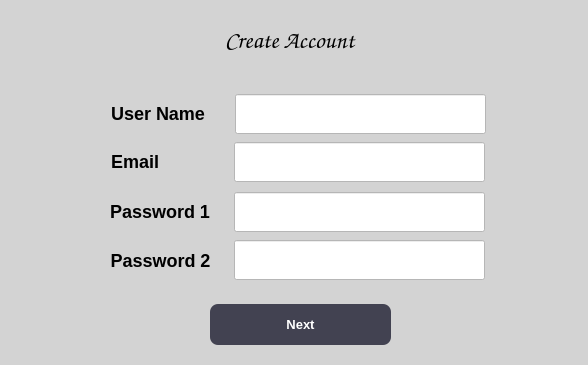
<?xml version="1.0" encoding="UTF-8"?>
<ui version="4.0">
 <class>Form</class>
 <widget class="QWidget" name="Form">
  <property name="geometry">
   <rect>
    <x>0</x>
    <y>0</y>
    <width>588</width>
    <height>365</height>
   </rect>
  </property>
  <property name="contextMenuPolicy">
   <enum>Qt::NoContextMenu</enum>
  </property>
  <property name="windowTitle">
   <string>Sigin Up</string>
  </property>
  <property name="windowIcon">
   <iconset>
    <normaloff>../images/icon.ico</normaloff>../images/icon.ico</iconset>
  </property>
  <property name="styleSheet">
   <string notr="true">background-color:lightgray;</string>
  </property>
  <widget class="QLabel" name="label_3">
   <property name="geometry">
    <rect>
     <x>110</x>
     <y>196</y>
     <width>100</width>
     <height>31</height>
    </rect>
   </property>
   <property name="contextMenuPolicy">
    <enum>Qt::DefaultContextMenu</enum>
   </property>
   <property name="toolTip">
    <string>This password used by the admin. The admin login administers the system.</string>
   </property>
   <property name="statusTip">
    <string/>
   </property>
   <property name="styleSheet">
    <string notr="true"/>
   </property>
   <property name="frameShadow">
    <enum>QFrame::Plain</enum>
   </property>
   <property name="lineWidth">
    <number>1</number>
   </property>
   <property name="text">
    <string>&lt;html&gt;&lt;head/&gt;&lt;body&gt;&lt;p&gt;&lt;span style=&quot; font-size:x-large; font-weight:600;&quot;&gt;Password 1&lt;/span&gt;&lt;/p&gt;&lt;/body&gt;&lt;/html&gt;</string>
   </property>
   <property name="alignment">
    <set>Qt::AlignCenter</set>
   </property>
   <property name="wordWrap">
    <bool>false</bool>
   </property>
   <property name="margin">
    <number>0</number>
   </property>
   <property name="indent">
    <number>-1</number>
   </property>
  </widget>
  <widget class="QLabel" name="label_4">
   <property name="geometry">
    <rect>
     <x>100</x>
     <y>245</y>
     <width>121</width>
     <height>31</height>
    </rect>
   </property>
   <property name="contextMenuPolicy">
    <enum>Qt::DefaultContextMenu</enum>
   </property>
   <property name="toolTip">
    <string>This password used by the staff. The staff cannot access the settings page.</string>
   </property>
   <property name="statusTip">
    <string/>
   </property>
   <property name="styleSheet">
    <string notr="true"/>
   </property>
   <property name="frameShadow">
    <enum>QFrame::Plain</enum>
   </property>
   <property name="lineWidth">
    <number>1</number>
   </property>
   <property name="text">
    <string>&lt;html&gt;&lt;head/&gt;&lt;body&gt;&lt;p&gt;&lt;span style=&quot; font-size:x-large; font-weight:600;&quot;&gt;Password 2&lt;/span&gt;&lt;/p&gt;&lt;/body&gt;&lt;/html&gt;</string>
   </property>
   <property name="alignment">
    <set>Qt::AlignCenter</set>
   </property>
   <property name="wordWrap">
    <bool>false</bool>
   </property>
   <property name="margin">
    <number>0</number>
   </property>
   <property name="indent">
    <number>-1</number>
   </property>
  </widget>
  <widget class="QLineEdit" name="user_name">
   <property name="geometry">
    <rect>
     <x>235</x>
     <y>94</y>
     <width>251</width>
     <height>40</height>
    </rect>
   </property>
   <property name="contextMenuPolicy">
    <enum>Qt::DefaultContextMenu</enum>
   </property>
   <property name="toolTip">
    <string>Enter the user name</string>
   </property>
   <property name="styleSheet">
    <string notr="true">background-color: white;</string>
   </property>
  </widget>
  <widget class="QLineEdit" name="password_1">
   <property name="geometry">
    <rect>
     <x>234</x>
     <y>192</y>
     <width>251</width>
     <height>40</height>
    </rect>
   </property>
   <property name="contextMenuPolicy">
    <enum>Qt::DefaultContextMenu</enum>
   </property>
   <property name="toolTip">
    <string>Admin Password</string>
   </property>
   <property name="styleSheet">
    <string notr="true">background-color: white;</string>
   </property>
   <property name="echoMode">
    <enum>QLineEdit::Password</enum>
   </property>
  </widget>
  <widget class="QLabel" name="label">
   <property name="geometry">
    <rect>
     <x>100</x>
     <y>98</y>
     <width>121</width>
     <height>31</height>
    </rect>
   </property>
   <property name="contextMenuPolicy">
    <enum>Qt::DefaultContextMenu</enum>
   </property>
   <property name="statusTip">
    <string/>
   </property>
   <property name="styleSheet">
    <string notr="true"/>
   </property>
   <property name="frameShadow">
    <enum>QFrame::Plain</enum>
   </property>
   <property name="lineWidth">
    <number>1</number>
   </property>
   <property name="text">
    <string>&lt;h2&gt;User Name &lt;/h2&gt;</string>
   </property>
   <property name="alignment">
    <set>Qt::AlignCenter</set>
   </property>
   <property name="wordWrap">
    <bool>false</bool>
   </property>
   <property name="margin">
    <number>0</number>
   </property>
   <property name="indent">
    <number>-1</number>
   </property>
  </widget>
  <widget class="QLabel" name="label_5">
   <property name="geometry">
    <rect>
     <x>119</x>
     <y>25</y>
     <width>341</width>
     <height>31</height>
    </rect>
   </property>
   <property name="font">
    <font>
     <family>Comic Sans MS</family>
    </font>
   </property>
   <property name="contextMenuPolicy">
    <enum>Qt::DefaultContextMenu</enum>
   </property>
   <property name="styleSheet">
    <string notr="true"/>
   </property>
   <property name="text">
    <string>&lt;html&gt;&lt;head/&gt;&lt;body&gt;&lt;p align=&quot;center&quot;&gt;&lt;span style=&quot; font-size:xx-large; font-weight:600;&quot;&gt;Create Account&lt;/span&gt;&lt;/p&gt;&lt;/body&gt;&lt;/html&gt;</string>
   </property>
  </widget>
  <widget class="QLabel" name="label_2">
   <property name="geometry">
    <rect>
     <x>100</x>
     <y>146</y>
     <width>70</width>
     <height>31</height>
    </rect>
   </property>
   <property name="contextMenuPolicy">
    <enum>Qt::DefaultContextMenu</enum>
   </property>
   <property name="statusTip">
    <string/>
   </property>
   <property name="styleSheet">
    <string notr="true"/>
   </property>
   <property name="frameShadow">
    <enum>QFrame::Plain</enum>
   </property>
   <property name="lineWidth">
    <number>1</number>
   </property>
   <property name="text">
    <string>&lt;html&gt;&lt;head/&gt;&lt;body&gt;&lt;p&gt;&lt;span style=&quot; font-size:x-large; font-weight:600;&quot;&gt;Email&lt;/span&gt;&lt;/p&gt;&lt;/body&gt;&lt;/html&gt;</string>
   </property>
   <property name="alignment">
    <set>Qt::AlignCenter</set>
   </property>
   <property name="wordWrap">
    <bool>false</bool>
   </property>
   <property name="margin">
    <number>0</number>
   </property>
   <property name="indent">
    <number>-1</number>
   </property>
  </widget>
  <widget class="QPushButton" name="next_btn">
   <property name="geometry">
    <rect>
     <x>210</x>
     <y>304</y>
     <width>181</width>
     <height>41</height>
    </rect>
   </property>
   <property name="contextMenuPolicy">
    <enum>Qt::DefaultContextMenu</enum>
   </property>
   <property name="styleSheet">
    <string notr="true">width:100%;
height:48px;
background-color:#424251;
color:white;
border:1 px SOLID white;
border-radius:8px;
font-weight:900;
font-size:13px;</string>
   </property>
   <property name="text">
    <string>Next</string>
   </property>
   <property name="icon">
    <iconset theme="login">
     <normaloff>../../../../.designer/backup</normaloff>../../../../.designer/backup</iconset>
   </property>
  </widget>
  <widget class="QLineEdit" name="email">
   <property name="geometry">
    <rect>
     <x>234</x>
     <y>142</y>
     <width>251</width>
     <height>40</height>
    </rect>
   </property>
   <property name="contextMenuPolicy">
    <enum>Qt::DefaultContextMenu</enum>
   </property>
   <property name="toolTip">
    <string>Enter The Email</string>
   </property>
   <property name="styleSheet">
    <string notr="true">background-color: white;</string>
   </property>
  </widget>
  <widget class="QLabel" name="error_message">
   <property name="geometry">
    <rect>
     <x>239</x>
     <y>71</y>
     <width>241</width>
     <height>20</height>
    </rect>
   </property>
   <property name="contextMenuPolicy">
    <enum>Qt::DefaultContextMenu</enum>
   </property>
   <property name="styleSheet">
    <string notr="true">color: rgb(170, 0, 0);</string>
   </property>
   <property name="text">
    <string/>
   </property>
  </widget>
  <widget class="QLineEdit" name="password_2">
   <property name="geometry">
    <rect>
     <x>234</x>
     <y>240</y>
     <width>251</width>
     <height>40</height>
    </rect>
   </property>
   <property name="contextMenuPolicy">
    <enum>Qt::DefaultContextMenu</enum>
   </property>
   <property name="toolTip">
    <string>Staff Password</string>
   </property>
   <property name="styleSheet">
    <string notr="true">background-color: white;</string>
   </property>
   <property name="inputMethodHints">
    <set>Qt::ImhHiddenText|Qt::ImhNoAutoUppercase|Qt::ImhNoPredictiveText|Qt::ImhSensitiveData</set>
   </property>
   <property name="echoMode">
    <enum>QLineEdit::Password</enum>
   </property>
  </widget>
 </widget>
 <resources/>
 <connections/>
</ui>
